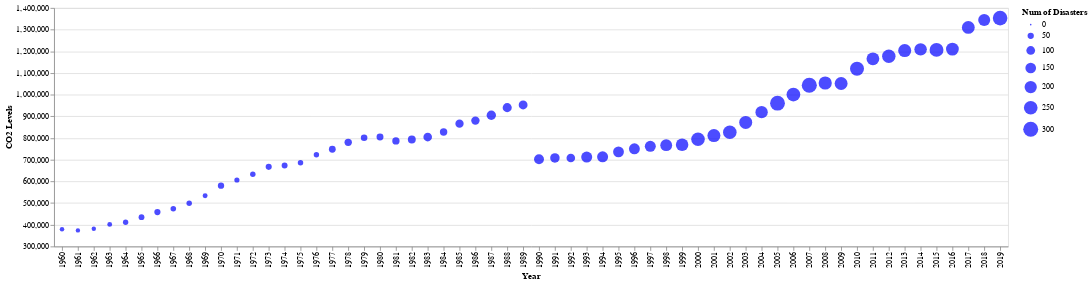

Here is the notebook cell this chart was saved with:
### Code cell
alt.Chart(final_merge).mark_circle(color='blue').encode(
    alt.X('year:N', title = 'Year').scale(zero=False),
    alt.Y('value', title = 'CO2 Levels').scale(zero=False, padding=1),
    size=alt.Size('Disaster Type', title='Num of Disasters'),
    tooltip=[
        alt.Tooltip('year', title='Year'),
        alt.Tooltip('value', title='CO2 Levels'),
        alt.Tooltip('Disaster Type', title='Num of Disasters')
    ]
)

### Figure 1 — Vega-Lite specification as saved in the notebook (floating-point values rounded to 4 significant figures)
{"config": {"view": {"continuousWidth": 300, "continuousHeight": 300}}, "data": {"name": "data-84f8204af58bcf173a5ab26c20205c8b"}, "mark": {"type": "circle", "color": "blue"}, "encoding": {"size": {"field": "Disaster Type", "title": "Num of Disasters", "type": "quantitative"}, "tooltip": [{"field": "year", "title": "Year", "type": "quantitative"}, {"field": "value", "title": "CO2 Levels", "type": "quantitative"}, {"field": "Disaster Type", "title": "Num of Disasters", "type": "quantitative"}], "x": {"field": "year", "scale": {"zero": false}, "title": "Year", "type": "nominal"}, "y": {"field": "value", "scale": {"zero": false, "padding": 1}, "title": "CO2 Levels", "type": "quantitative"}}, "$schema": "https://vega.github.io/schema/vega-lite/v5.8.0.json", "datasets": {"data-84f8204af58bcf173a5ab26c20205c8b": [{"year": 1960, "value": 379500.0, "avg_temp_c": 9.885, "Disaster Type": 24}, {"year": 1961, "value": 374000.0, "avg_temp_c": 10.18, "Disaster Type": 22}, {"year": 1962, "value": 381500.0, "avg_temp_c": 8.749, "Disaster Type": 23}, {"year": 1963, "value": 401500.0, "avg_temp_c": 8.84, "Disaster Type": 28}, {"year": 1964, "value": 411800.0, "avg_temp_c": 9.287, "Disaster Type": 35}, {"year": 1965, "value": 435200.0, "avg_temp_c": 8.619, "Disaster Type": 42}, {"year": 1966, "value": 458800.0, "avg_temp_c": 10.45, "Disaster Type": 49}, {"year": 1967, "value": 473600.0, "avg_temp_c": 11.25, "Disaster Type": 38}, {"year": 1968, "value": 499500.0, "avg_temp_c": 10.07, "Disaster Type": 37}, {"year": 1969, "value": 533700.0, "avg_temp_c": 9.895, "Disaster Type": 30}, {"year": 1970, "value": 580100.0, "avg_temp_c": 10.14, "Disaster Type": 50}, {"year": 1971, "value": 606300.0, "avg_temp_c": 10.99, "Disaster Type": 33}, {"year": 1972, "value": 632700.0, "avg_temp_c": 10.38, "Disaster Type": 37}, {"year": 1973, "value": 667200.0, "avg_temp_c": 6.076, "Disaster Type": 47}, {"year": 1974, "value": 673100.0, "avg_temp_c": 10.05, "Disaster Type": 44}, {"year": 1975, "value": 685900.0, "avg_temp_c": 10.3, "Disaster Type": 37}, {"year": 1976, "value": 722700.0, "avg_temp_c": 5.969, "Disaster Type": 36}, {"year": 1977, "value": 748200.0, "avg_temp_c": 7.552, "Disaster Type": 59}, {"year": 1978, "value": 780200.0, "avg_temp_c": 7.34, "Disaster Type": 70}, {"year": 1979, "value": 801500.0, "avg_temp_c": 5.646, "Disaster Type": 55}, {"year": 1980, "value": 804800.0, "avg_temp_c": 5.555, "Disaster Type": 62}, {"year": 1981, "value": 786800.0, "avg_temp_c": 6.586, "Disaster Type": 69}, {"year": 1982, "value": 793300.0, "avg_temp_c": 7.316, "Disaster Type": 81}, {"year": 1983, "value": 804500.0, "avg_temp_c": 7.944, "Disaster Type": 97}, {"year": 1984, "value": 827700.0, "avg_temp_c": 7.635, "Disaster Type": 71}, {"year": 1985, "value": 866300.0, "avg_temp_c": 5.897, "Disaster Type": 90}, {"year": 1986, "value": 880300.0, "avg_temp_c": 7.358, "Disaster Type": 92}, {"year": 1987, "value": 905000.0, "avg_temp_c": 6.571, "Disaster Type": 115}, {"year": 1988, "value": 940200.0, "avg_temp_c": 7.768, "Disaster Type": 108}, {"year": 1989, "value": 952500.0, "avg_temp_c": 8.22, "Disaster Type": 103}, {"year": 1990, "value": 702500.0, "avg_temp_c": 8.515, "Disaster Type": 129}, {"year": 1991, "value": 708300.0, "avg_temp_c": 7.304, "Disaster Type": 118}, {"year": 1992, "value": 708100.0, "avg_temp_c": 6.253, "Disaster Type": 97}, {"year": 1993, "value": 712100.0, "avg_temp_c": 4.675, "Disaster Type": 161}, {"year": 1994, "value": 713400.0, "avg_temp_c": 5.601, "Disaster Type": 160}, {"year": 1995, "value": 736500.0, "avg_temp_c": 5.985, "Disaster Type": 155}, {"year": 1996, "value": 750500.0, "avg_temp_c": 3.63, "Disaster Type": 157}, {"year": 1997, "value": 762000.0, "avg_temp_c": 5.17, "Disaster Type": 160}, {"year": 1998, "value": 767000.0, "avg_temp_c": 5.284, "Disaster Type": 186}, {"year": 1999, "value": 769100.0, "avg_temp_c": 5.905, "Disaster Type": 208}, {"year": 2000, "value": 794700.0, "avg_temp_c": 4.981, "Disaster Type": 245}, {"year": 2001, "value": 811300.0, "avg_temp_c": 4.479, "Disaster Type": 225}, {"year": 2002, "value": 826800.0, "avg_temp_c": 5.084, "Disaster Type": 247}, {"year": 2003, "value": 872100.0, "avg_temp_c": 4.874, "Disaster Type": 226}, {"year": 2004, "value": 919200.0, "avg_temp_c": 5.309, "Disaster Type": 203}, {"year": 2005, "value": 960900.0, "avg_temp_c": 5.348, "Disaster Type": 294}, {"year": 2006, "value": 1001000.0, "avg_temp_c": 5.778, "Disaster Type": 252}, {"year": 2007, "value": 1044000.0, "avg_temp_c": 6.634, "Disaster Type": 305}, {"year": 2008, "value": 1054000.0, "avg_temp_c": 5.642, "Disaster Type": 231}, {"year": 2009, "value": 1052000.0, "avg_temp_c": 4.96, "Disaster Type": 223}, {"year": 2010, "value": 1119000.0, "avg_temp_c": 3.905, "Disaster Type": 262}, {"year": 2011, "value": 1165000.0, "avg_temp_c": 4.872, "Disaster Type": 217}, {"year": 2012, "value": 1177000.0, "avg_temp_c": 2.927, "Disaster Type": 240}, {"year": 2013, "value": 1203000.0, "avg_temp_c": 3.207, "Disaster Type": 227}, {"year": 2014, "value": 1209000.0, "avg_temp_c": 4.282, "Disaster Type": 207}, {"year": 2015, "value": 1207000.0, "avg_temp_c": 4.393, "Disaster Type": 257}, {"year": 2016, "value": 1210000.0, "avg_temp_c": 3.386, "Disaster Type": 217}, {"year": 2017, "value": 1310000.0, "avg_temp_c": 3.973, "Disaster Type": 221}, {"year": 2018, "value": 1345000.0, "avg_temp_c": 4.094, "Disaster Type": 192}, {"year": 2019, "value": 1353000.0, "avg_temp_c": 5.11, "Disaster Type": 285}]}}
